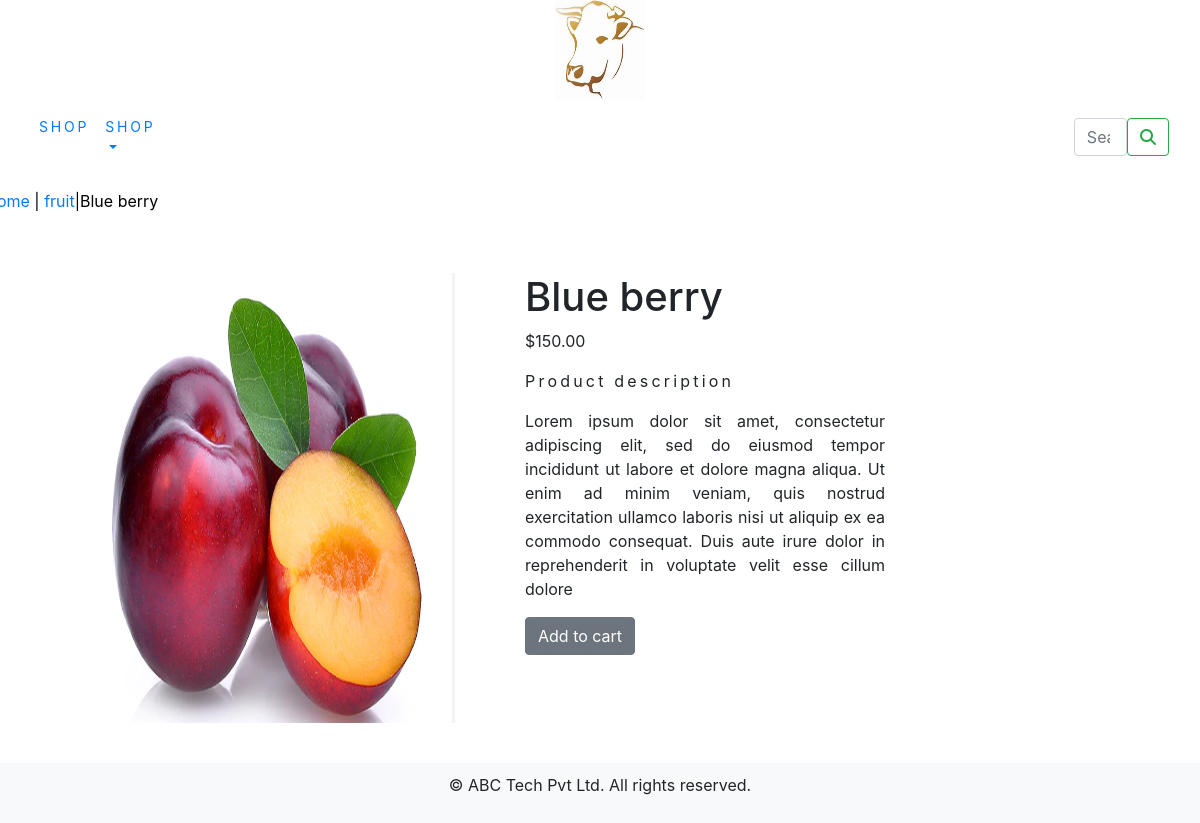
Screenshot of /shop/fruits/blue-berry/ with the database file from the repository.
### shop/models.py (models this page shows, shortened)
class Product(models.Model):
    name=models.CharField(max_length=250,unique=True)
    slug=models.SlugField(max_length=250,unique=True)
    description=models.TextField(blank=True)
    price=models.DecimalField(max_digits=10,decimal_places=2)
    category=models.ForeignKey(Category,on_delete=models.CASCADE)
    image = models.ImageField(upload_to='product', blank=True)
    stock=models.IntegerField()
    available=models.BooleanField(default=True)
    created=models.DateTimeField(auto_now_add=True)
    updated=models.DateTimeField(auto_now=True)
    class Meta:
        ordering = ('name',)
        verbose_name = 'product'
        verbose_name_plural = 'products'

class Category(models.Model):
    name=models.CharField(max_length=250,unique=True)
    slug=models.SlugField(max_length=250,unique=True)
    description=models.TextField(blank=True)
    image=models.ImageField(upload_to='category',blank=True)
    class Meta:
        ordering=('name',)
        verbose_name='category'
        verbose_name_plural='categories'
    def get_url(self):
        return reverse('shop:products_by_category',args=[self.slug])
    def __str__(self):
        return  '{}'.format(self.name)

### shop/views.py (the view)
# urls.py: path('<slug:c_slug>/<slug:product_slug>/',views.proDetail,name='proDetail'),
def proDetail(request,c_slug,product_slug):
    try:
        product=Product.objects.get(category__slug=c_slug,slug=product_slug)
    except Exception as e:
        raise e
    return render(request,'product.html',{'product':product})

### cart/context_processors.py (called while the page is built)
def counter(request):
    item_count=0
    if 'admin' in request.path:
        return {}
    else:
        try:
            cart=Cart.objects.filter(cart_id=cart_id(request))
            cart_items=CartItem.objects.all().filter(cart=cart[:1])
            for cart_item in cart_items:
                item_count+= cart_item.quantity
        except Cart.DoesNotExist:
            item_count=0
    return dict(item_count=item_count)

### cart/views.py (called while the page is built)
def cart_id(request):
    cart=request.session.session_key
    if not cart:
        cart=request.session.create()
    return cart

### shop/context_processors.py (called while the page is built)
def menu_links(request):
    links=Category.objects.all()
    return dict(links=links)

### templates/product.html (shortened to what this page needs)
{% extends 'base.html' %}
{% load static %}
{% block content %}
<div class="row my_prod_row_class">
    <div class="mx_auto">
        <p><a href="{% url 'shop:allprodCat' %}"> Home</a> | <a href="{{product.category.get_url}}">{{product.category}}</a>|{{product.name}}</p>
    </div>
</div>
<div class ="container">
    <br>
<div class="row">
    <div class="col-9 col-sm-12 col-md-4  text-center ">
        <div style="width:360px; height:450px; margin-bottom:40px; margin-left:50px; margin-right:50px;">
            <img src="{{product.image.url}}" alt="{{product.name}}" style="width:360px; height:450px; " >
        </div>
    </div>
<div class="col-9 col-sm-12 col-md-4  ">
  <div style="width:360px; height:450px; margin-bottom:40px; margin-left:100px; margin-right:50px;">
      <div>
         <h1 class="my_prod_title">{{product.name}}</h1>
         <p>${{product.price}}</p>
         <p class="my_title">Product description</p>
         <p class ="text-justify my_prod_text">{{product.description}}</p>
         {% if product.stock <= 0 %}
             <p  class ="text-justify my_prod_text"><b> out of stock </b></p>
         {% else %}
             <a class="btn btn-secondary" href="{% url 'cart:add_cart' product.id %}">Add to cart</a>
         {% endif %}
          </div>
    </div>
</div>
    </div>
</div>
{% endblock %}

### static/css/custom.css (style rules this page uses)
body { font-family: 'Roboto', sans-serif; font-weight:100; }
.my_title { font-size:16px; text_transform:uppercase; letter-spacing:.2em; }
.my_prod_row_class { padding-top:15px; padding-bottom:20px; }
.my_prod_row_class .mx_auto { color:#000; font-size:16px; text-decoration:none; }

### templates/footer.html (style rules this page uses)
body { display: flex; flex-direction: column; min-height: 100vh; margin: 0; }

### rows the page displays
Product: category "fruit", name "Blue berry", image (picture), price "150.00", description "Lorem ipsum dolor sit amet, consectetur adipiscing elit, sed do eiusmod tempor incididunt ut labore et dolore magna aliqua. Ut enim ad minim veniam, quis nostrud exercitation ullamco laboris nisi ut aliquip ex ea commodo consequat. Duis aute irure dolor in reprehenderit in voluptate velit esse cillum dolore"
